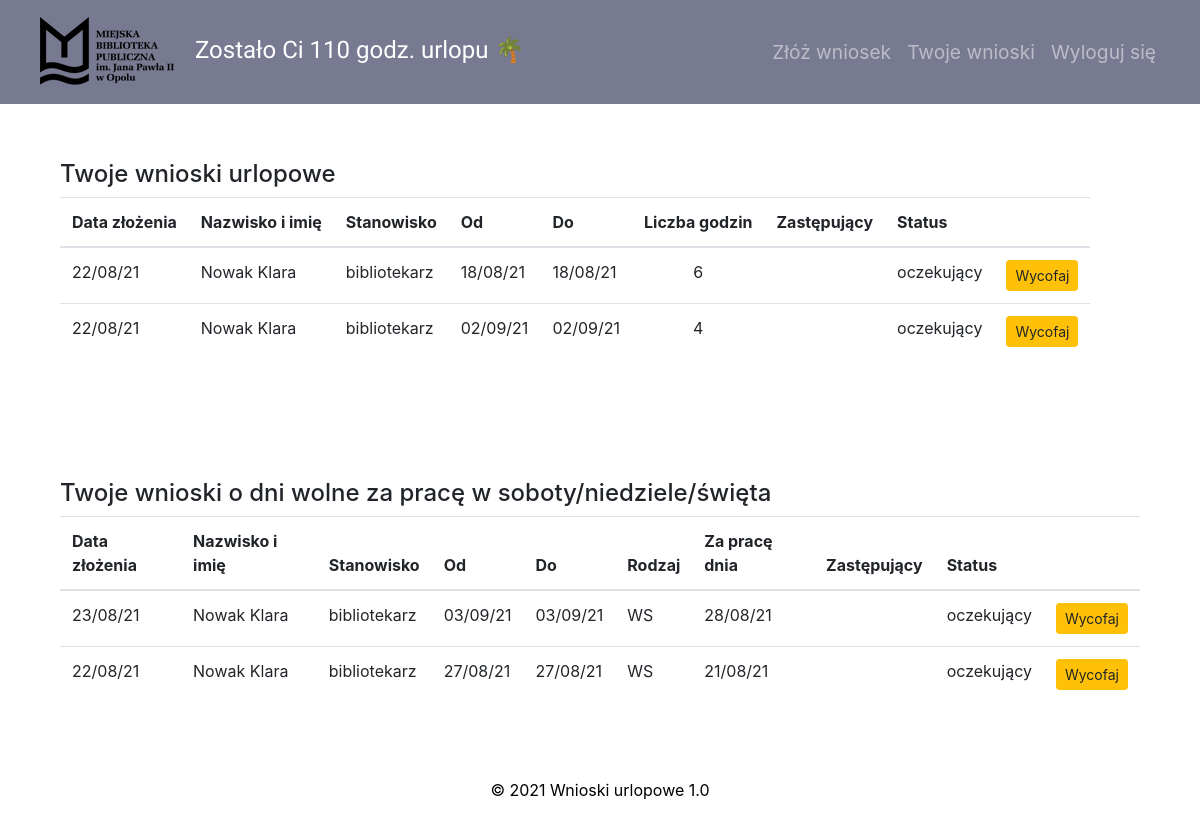
/my_requests (signed in), run on an earlier commit of the app's database.
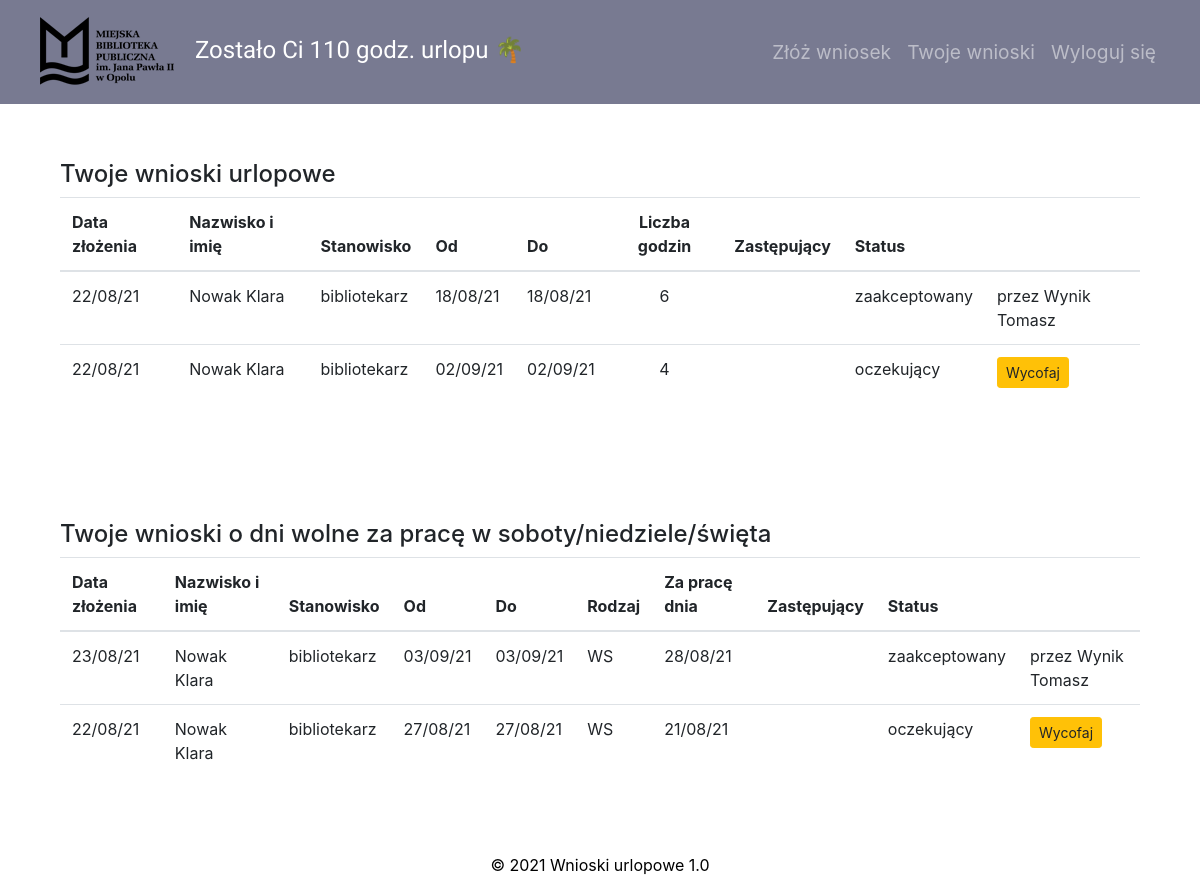
And on a later commit of the database.
### main.py (models this page shows, shortened)
class Request(db.Model):
    __tablename__ = "requests"
    id = db.Column(db.Integer, primary_key=True)
    author_id = db.Column(db.Integer, db.ForeignKey("employees.id"))
    author = relationship("Employee", back_populates="requests")
    type = db.Column(db.String(250), nullable=False)
    work_date = db.Column(db.String(250))
    send_date = db.Column(db.String(250), nullable=False)
    start_date = db.Column(db.String(250), nullable=False)
    end_date = db.Column(db.String(250))
    days = db.Column(db.Integer)
    status = db.Column(db.String(15))
    substitute = db.Column(db.String(50), nullable=True)
    send_to_person = db.Column(db.String(50))
    signed_by = db.Column(db.String(50))

class Employee(UserMixin, db.Model):
    __tablename__ = "employees"
    id = db.Column(db.Integer, primary_key=True)
    name = db.Column(db.String(50), unique=False, nullable=False)
    login = db.Column(db.String(10), unique=True, nullable=False)
    password = db.Column(db.String(100))
    position = db.Column(db.String(50), unique=False)
    position_info = db.Column(db.String(20))
    work_place = db.Column(db.String)
    is_manager = db.Column(db.String(3), nullable=False)
    is_topmanager = db.Column(db.String(3), nullable=False)
    work_time = db.Column(db.Float, unique=False, nullable=False)
    email = db.Column(db.String)
    days_off = db.Column(db.Integer, nullable=False)
    annual_days_off = db.Column(db.Integer)
    contract_end = db.Column(db.String)
    requests = relationship("Request", back_populates="author")
    sickleaves = relationship("SickLeave", back_populates="person")
    manager_id = db.Column(db.Integer, db.ForeignKey("employees.id"))
    manager = relationship("Employee", backref='subordinates', remote_side="Employee.id")
    today_note = db.Column(db.String(20))
    additional_info = db.Column(db.String)

### main.py (the view)
@app.route("/my_requests")
@login_required
def my_requests():
    user_requests_holiday = db.session.query(Request).filter(Request.author_id == current_user.id).filter(
        Request.type == "W").order_by(desc(Request.send_date)).all()
    user_requests_others = db.session.query(Request).filter(
        (Request.type == 'WS') | (Request.type == 'WN') | (Request.type == "DW")).filter(
        Request.author_id == current_user.id).order_by(desc(Request.send_date)).all()
    return render_template("my_requests.html", user_requests_holiday=user_requests_holiday,
                           user_requests_others=user_requests_others)

### main.py (called while the page is built)
@login_manager.user_loader
def load_user(employee_id):
    return Employee.query.get(int(employee_id))

### templates/my_requests.html
{% include 'header.html' %}
<section class="page-section">
        <div class=" wnioski">
        <h4>Twoje wnioski urlopowe</h4>
        <table class="table js-serial table-responsive">
            <thead>
            <tr>
                <th scope="col">Data złożenia</th>
                <th scope="col">Nazwisko i imię</th>
                <th scope="col">Stanowisko</th>
                <th scope="col">Od</th>
                <th scope="col">Do</th>
                <th scope="col" class="text-center">Liczba {% if current_user.work_time<1 %}godzin {%else%}dni {%endif%}</th>
                <th scope="col">Zastępujący</th>
                <th scope="col">Status</th>
                <th scope="col"></th>
            </tr>
            </thead>
            <tbody>
             {% for request in user_requests_holiday %}
            <tr>
                <td>{{request.send_date}}</td>
                <td>{{request.author.name}}</td>
                <td>{{request.author.position}}</td>
                <td>{{request.start_date}}</td>
                <td>{{request.end_date}}</td>
                <td class="text-center">{{ request.days}}</td>
                <td>{{request.substitute}}</td>
                <td>{{request.status}}</td>
                 {% if request.status=="oczekujący" %}
                <td>
                    <div class="btn-group btn-group-sm">
                        <a href="{{url_for('withdraw_request', request_id=request.id)}}" role="button" class="btn btn-warning">Wycofaj</a>
                    </div>
                </td>
                {%else%}
                 <td>przez {{request.signed_by}}</td>
                {% endif %}
            </tr>
            {% endfor %}
            </tbody>
        </table>
    </div>
    </section>
<section class="page-section">
    <div class="wnioski">
        <h4 class="mt-4">Twoje wnioski o dni wolne za pracę w soboty/niedziele/święta</h4>
        <table class="table js-serial table-responsive">
            <thead>
            <tr>
                <th scope="col">Data złożenia</th>
                <th scope="col">Nazwisko i imię</th>
                <th scope="col">Stanowisko</th>
                <th scope="col">Od</th>
                <th scope="col">Do</th>
                <th scope="col">Rodzaj</th>
                <th scope="col">Za pracę dnia</th>
                <th scope="col">Zastępujący</th>
                <th scope="col">Status</th>
                <th scope="col"></th>
            </tr>
            </thead>
            <tbody>
            {% for request in user_requests_others %}
            <tr>
                <td>{{request.send_date}}</td>
                <td>{{request.author.name}}</td>
                <td>{{request.author.position}}</td>
                <td>{{request.start_date}}</td>
                <td>{{request.end_date}}</td>
                <td>{{request.type}}</td>
                <td>{{request.work_date}}</td>
                <td>{{request.substitute}}</td>
                <td>{{request.status}}</td>
                {% if request.status=="oczekujący" %}
                <td>
                    <div class="btn-group btn-group-sm">
                        <a href="{{url_for('withdraw_request', request_id=request.id)}}" role="button" class="btn btn-warning">Wycofaj</a>
                    </div>
                </td>
                {%else%}
                 <td>przez {{request.signed_by}}</td>
                {% endif %}
            </tr>
            {%endfor%}
            </tbody>
        </table>
    </div>
</section>
{% include 'footer.html' %}

What changed in the data, as far as the page shows it:
changed Request (number 1 of 4 on the later page): status "oczekujący" → "zaakceptowany"; signed_by (not shown) → "Wynik Tomasz"; status "Wycofaj" → "przez"
changed Request (number 3 of 4 on the later page): status "oczekujący" → "zaakceptowany"; signed_by (not shown) → "Wynik Tomasz"; status "Wycofaj" → "przez"
